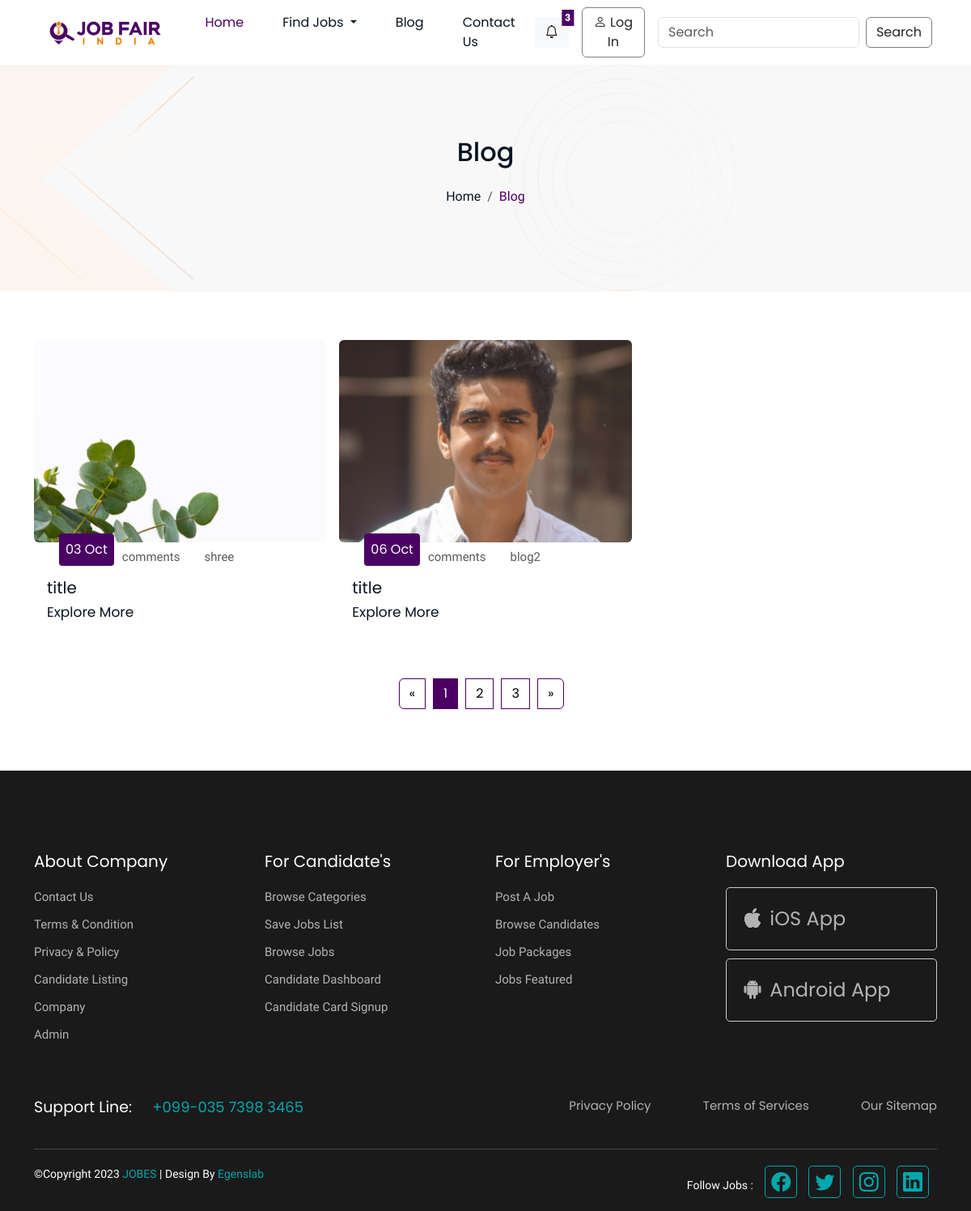
Screenshot of /blog.php with the database file from the repository.
### tables this page shows
CREATE TABLE `blogs` (
  `blog_id` int(50) NOT NULL,
  `blog_name` varchar(100) NOT NULL,
  `blog_title` varchar(100) NOT NULL,
  `blog_image` varchar(100) NOT NULL,
  `blog_description` varchar(250) NOT NULL,
  `blog_tags` varchar(100) NOT NULL,
  `other_image` varchar(100) DEFAULT NULL,
  `blog_date` date NOT NULL DEFAULT current_timestamp()
);

### blog.php (the view, shortened to what this page needs)
<?php
require('connection.php');
$query = "SELECT * FROM blogs";
$result = mysqli_query($con, $query);
?>
<!DOCTYPE html>
<html lang="en">
<head>
    <link href="https://cdn.jsdelivr.net/npm/bootstrap@5.3.0/dist/css/bootstrap.min.css" rel="stylesheet">
    <link rel="stylesheet" href="https://cdn.jsdelivr.net/npm/bootstrap-icons@1.10.2/font/bootstrap-icons.css">
    <link rel="stylesheet" href="assets/css/custom.css">
    <link rel="stylesheet" href="assets/css/blogs.css">
</head>
<body>
    <?php include './navbar.php'; ?>
    <div class="breadcrumb-section">
        <div class="container">
            <h2 class="title">Blog</h2>
            <nav aria-label="breadcrumb" class="text-center mt-3">
                <ol class="breadcrumb">
                    <li class="breadcrumb-item"><a href="./">Home</a></li>
                    <li class="breadcrumb-item active" aria-current="page">Blog</li>
                </ol>
            </nav>
        </div>
    </div>
    <section class="paddingTB60 blogs">
        <div class="container">
            <div class="row g-3">
                <?php while ($row = mysqli_fetch_assoc($result)) { ?>
                    <div class="col-md-4">
                        <div class="card">
                            <a href="blog-details.php?blog_id=<?php echo $row['blog_id']; ?>">
                                <img src="admin/blog/.<?php echo $row['blog_image']; ?>" class="card-img-top" alt="Image">
                            </a>
                            <div class="card-body">
                                <div class="main-row">
                                    <br>
                                    <br>
                                    <div class="date-square">
                                        <?php echo date('d M', strtotime($row['blog_date'])); ?>
                                    </div>
                                    <div class="comment-count">comments</div>
                                    <div class="user-name">
                                        <?php echo $row['blog_name']; ?>
                                    </div>
                                </div>
                                <h5 class="card-title article-details">
                                    <?php echo $row['blog_title']; ?>
                                </h5>
                                <h6 class="card-subtitle mb-2 text-muted m-0">
                                    <a href="blog-details.php?blog_id=<?php echo $row['blog_id']; ?>" class="explore-more-link">Explore More</a>
                                </h6>
                            </div>
                        </div>
                    </div>
                <?php } ?>
                <div class="col-12 d-flex justify-content-center mt-5">
                    <nav aria-label="Page navigation example">
                        <ul class="pagination">
                            <li class="page-item">
                                <a class="page-link" href="#" aria-label="Previous">
                                    <span aria-hidden="true">&laquo;</span>
                                </a>
                            </li>
                            <li class="page-item active"><a class="page-link" href="#">1</a></li>
                            <li class="page-item"><a class="page-link" href="#">2</a></li>
                            <li class="page-item"><a class="page-link" href="#">3</a></li>
                            <li class="page-item">
                                <a class="page-link" href="#" aria-label="Next">
                                    <span aria-hidden="true">&raquo;</span>
                                </a>
                            </li>
                        </ul>
                    </nav>
                </div>
            </div>
        </div>
    </section>
    <?php include './footer.php'; ?>
</body>
</html>

### navbar.php (shortened to what this page needs)
<nav class="navbar navbar-expand-lg bg-white px-5">
    <a class="navbar-brand" href="index.html">
        <img class="logo" src="assets/images/logo.png">
    </a>
    <div class="collapse navbar-collapse" id="navbarSupportedContent">
        <ul class="navbar-nav me-auto ms-auto my-2 my-lg-0">
            <li class="nav-item mx-3">
                <a class="nav-link active" href="./">Home</a>
            </li>
            <li class="nav-item dropdown mx-3">
                <a class="nav-link dropdown-toggle" href="#" role="button" data-bs-toggle="dropdown" aria-expanded="false">
                    Find Jobs
                </a>
            </li>
            <li class="nav-item mx-3">
                <a href="./blog.php" class="nav-link">Blog</a>
            </li>
            <li class="nav-item mx-3">
                <a class="nav-link" href="./#contactus">Contact Us</a>
            </li>
        </ul>
        <div class="d-flex align-items-center">
            <a href="#" class="btn btn-light position-relative me-3 rounded-0">
                <i class="bi bi-bell"></i>
                <span class="badge badge-bg-custom position-absolute top-0 start-100 translate-middle p-1">3</span>
            </a>
            <?php
            if (isset($_SESSION['username'])) {
                $username = $_SESSION['username'];
                if (strpos($username, 'comp') === 0) { ?>
                    <a href="./company-profile.php" class="btn btn-primary-outline me-3">
                        <i class="bi bi-person"></i>
                        Dashboard!
                    </a>
                <?php
                } elseif (strpos($username, 'user') === 0) { ?>
                    <a href="./candidate-myprofile.php" class="btn btn-primary-outline me-3">
                        <i class="bi bi-person"></i>
                        Dashboard
                    </a>
                <?php
                } elseif (strpos($username, 'admin') === 0) { ?>
                    <a href="./admin/index.php" class="btn btn-primary-outline me-3">
                        <i class="bi bi-person"></i>
                        Admin-Dashboard
                    </a>
                <?php
                }
            } else { ?>
                <a href="./candidate-login.php" class="btn btn-primary-outline me-3">
                    <i class="bi bi-person"></i>
                    Log In
                </a>
            <?php
            }
            ?>
            <form class="d-flex" role="search">
                <input class="form-control me-2 " type="search" placeholder="Search" aria-label="Search">
                <button class="btn btn-primary-outline" type="submit">Search</button>
            </form>
        </div>
    </div>
</nav>

### footer.php
<footer class="footer">
    <div class="container">
        <div class="row">
            <div class="col-md-3">
                <h5 class="footer-title">About Company</h5>
                <ul class="list-unstyled">
                    <li><a href="#">Contact Us</a></li>
                    <li><a href="#">Terms & Condition</a></li>
                    <li><a href="#">Privacy & Policy</a></li>
                    <li><a href="#">Candidate Listing</a></li>
                    <li><a href="company-login.php">Company</a></li>
                    <li><a href="admin_login.php">Admin</a></li>
                </ul>
            </div>
            <div class="col-md-3">
                <h5 class="footer-title">For Candidate's</h5>
                <ul class="list-unstyled">
                    <li><a href="#">Browse Categories</a></li>
                    <li><a href="#">Save Jobs List</a></li>
                    <li><a href="#">Browse Jobs</a></li>
                    <li><a href="#">Candidate Dashboard</a></li>
                    <li><a href="candidate-card-signup.php">Candidate Card Signup</a></li>
                </ul>
            </div>
            <div class="col-md-3">
                <h5 class="footer-title">For Employer's</h5>
                <ul class="list-unstyled">
                    <li><a href="./company-joblist.php">Post A Job</a></li>
                    <li><a href="#">Browse Candidates</a></li>
                    <li><a href="#">Job Packages</a></li>
                    <li><a href="#">Jobs Featured</a></li>
                </ul>
            </div>
            <div class="col-md-3">
                <h5 class="footer-title">Download App</h5>
                <div class="row">
                    <div class="col-12">
                        <a href="#">
                            <div class="app-download-box">
                                <i class="bi bi-apple"></i>
                                <span>iOS App</span>
                            </div>
                        </a>
                    </div>
                    <div class="col-12">
                        <a href="#">
                            <div class="app-download-box">
                                <i class="bi bi-android2"></i>
                                <span>Android App</span>
                            </div>
                        </a>
                    </div>
                </div>
            </div>
        </div>
        <div class="row mt-5">
            <div class="col-md-6">
                <p class="support-line">Support Line: <span>+099-035 7398 3465</span></p>
            </div>
            <div class="col-md-6">
                <p class="text-end support-links">
                    <a href="#">Privacy Policy</a> <a href="#">Terms of Services</a> <a href="#">Our Sitemap</a>
                </p>
            </div>
        </div>
        <hr>
        <div class="row">
            <div class="col-md-6">
                <p class="copy-right">©Copyright 2023 <span>JOBES</span> | Design By <span>Egenslab</span></p>
            </div>
            <div class="col-md-6">
                <ul class="list-inline text-end social-media-icons">
                    <li class="list-inline-item">Follow Jobs : </li>
                    <li class="list-inline-item"><a href="#"><i class="bi bi-facebook"></i></a></li>
                    <li class="list-inline-item"><a href="#"><i class="bi bi-twitter"></i></a></li>
                    <li class="list-inline-item"><a href="#"><i class="bi bi-instagram"></i></a></li>
                    <li class="list-inline-item"><a href="#"><i class="bi bi-linkedin"></i></a></li>
                </ul>
            </div>
        </div>
    </div>
</footer>

### assets/css/custom.css (style rules this page uses)
:root { --primary: #4A0063; }
a { text-decoration: none; }
body { font-size: 16px; font-family: 'Poppins', sans-serif; font-weight: normal; color: rgb(6, 20, 33); color: rgba(6, 20, 33, 1); }
.paddingTB60 { padding-top: 60px; padding-bottom: 60px; }
.logo { height: 50px; }
.navbar-nav .nav-item .nav-link { color: rgb(6, 20, 33); color: rgba(6, 20, 33, 1); }
.navbar-nav .nav-item .active { color: rgb(74, 0, 99); color: rgba(74, 0, 99, 1); }
.btn-primary-outline { background-color: transparent; border-color: gray; }
.badge-bg-custom { background-color: var(--primary); border-radius: 0; }
.footer { background-color: #1A1A1A; padding-top: 100px; }
.footer .footer-title { font-weight: 400; font-size: 20px; color: #FFFFFF; margin-bottom: 20px; }
.footer .list-unstyled li { margin-bottom: 10px; }
.footer .list-unstyled li a { text-decoration: none; font-family: 'Work Sans', sans-serif; font-weight: 400; font-size: 15px; color: #B3B3B3; }
.app-download-box { display: inline-block; width: 100%; max-width: 300px; padding: 20px; border: 1px solid #ccc; border-radius: 5px; margin-bottom: 10px; }
.app-download-box i { font-size: 24px; color: #B3B3B3; margin-right: 5px; }
.app-download-box span { font-size: 24px; color: #B3B3B3; margin-right: 5px; }
.footer .support-line { font-weight: 400; font-size: 19px; color: #FFFFFF; }
.footer .support-line span { font-weight: 400; font-size: 18px; color: #00A7AC; margin-left: 20px; }
.footer .support-links a { text-decoration: none; font-weight: 400; font-size: 15px; color: #B3B3B3; margin-left: 60px; }
.footer hr { margin: 20px 0; border: 0; border-top: 1px solid #ccc; }
.footer .copy-right { font-family: 'Work Sans', sans-serif; font-weight: 400; font-size: 14px; color: #FFFFFF; }
.footer .copy-right span { color: #00A7AC; }
.footer .social-media-icons li { display: inline-block; margin-right: 10px; font-family: 'Work Sans', sans-serif; font-weight: 400; font-size: 14px; color: #FFFFFF; }
.footer .social-media-icons a { display: inline-block; width: 40px; height: 40px; border: 1px solid #00A7AC; border-radius: 5px; text-align: center; line-height: 40px; font-size: 24px; color: #00A7AC; }
.breadcrumb-section { background-image: url('../images/home/bg-cover.png') }
.breadcrumb-section .container { height: 280px; display: flex; flex-direction: column; justify-content: center; align-items: center; }
.breadcrumb-section .breadcrumb-item a { font-family: 'Work Sans', sans-serif; font-weight: 400; font-size: 16px; color: #061421; text-decoration: none; }
.breadcrumb-section .breadcrumb-item.active { font-family: 'Work Sans', sans-serif; font-weight: 400; font-size: 16px; color: var(--primary); }

### assets/css/blogs.css (style rules this page uses)
.blogs .card { border: 0; }
.blogs .card-img-top { border-radius: 0.375rem; height: 250px; object-fit: cover; }
.blogs .main-row { display: flex; align-items: flex-end; margin-top: -50px; padding: 15px; }
.blogs .main-row .date-square { background-color: var(--primary); color: white; padding: 8px; border-radius: 4px; margin-right: 10px; font-weight: 400; font-size: 16px; }
.blogs .main-row .comment-count { font-family: 'Work Sans', sans-serif; font-weight: 400; font-size: 15px; color: #595959; margin-right: 15px; }
.blogs .main-row .user-name { font-family: 'Work Sans', sans-serif; font-weight: 400; font-size: 15px; color: #595959; margin-left: 15px; }
.blogs .article-details { font-weight: 400; font-size: 20px; color: #061421; }
.blogs .explore-more-link { font-weight: 400; font-size: 17px; color: #061421; text-decoration: none; }
.blogs .pagination .page-item { margin-right: 10px; }
.blogs .pagination .page-item.active .page-link { background-color: var(--primary); border-color: var(--primary); color: #fff; }
.blogs .pagination .page-item .page-link { color: #000; border-color: var(--primary); }

### rows the page displays
blogs: blog_image (picture), blog_date "03 Oct", blog_name "shree", blog_title "title"
blogs: blog_image (picture), blog_date "06 Oct", blog_name "blog2", blog_title "title"
